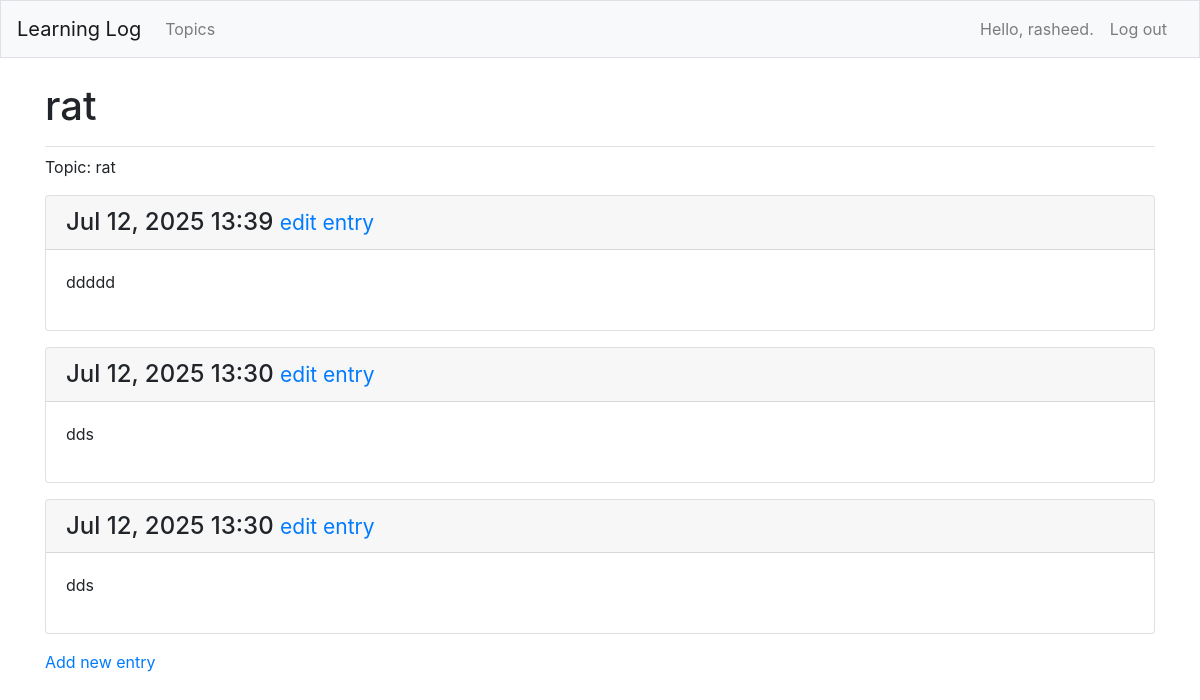
Screenshot of /topics/5/ (signed in) with the database file from the repository.
### learning_logs/models.py (models this page shows, shortened)
class Topic(models.Model):
    text = models.CharField(max_length=200)
    date_added = models.DateTimeField(auto_now_add=True)
    owner = models.ForeignKey(User, on_delete=models.CASCADE)
    def __str__(self):
        return self.text

class Entry(models.Model):
    topic = models.ForeignKey(Topic, on_delete=models.CASCADE)
    text = models.TextField()
    date_added = models.DateTimeField(auto_now_add=True)
    class Meta:
        verbose_name_plural = "entries"

### learning_logs/views.py (the view)
# urls.py: path('topics/<int:topic_id>/', views.topic, name='topic'),
@login_required
def topic(request, topic_id):
    topic = Topic.objects.get(id=topic_id)
    if topic.owner != request.user:
        raise Http404
    entries = Entry.objects.filter(topic=topic).order_by('-date_added')
    context = {'topic': topic, 'entries': entries}
    return render(request, 'learning_logs/topic.html', context)

### learning_logs/templates/learning_logs/topic.html
{% extends "learning_logs/base.html" %}
{% block page_header %}
  <h1>{{ topic }}</h1>
{% endblock page_header %}
{% block content %}
  <p>Topic: {{ topic }} </p>
     {% for entry in entries %}
     <div class="card mb-3">
       <h4 class="card-header">
        {{ entry.date_added|date:'M d, Y H:i' }}
         <small><a href="{% url 'learning_logs:edit_entry' entry.id %}">
          edit entry</a></small>
      </h4>
       <div class="card-body">{{ entry.text|linebreaks }}</div>
    </div>
     {% empty %}
      <p> There are no entries for this topic yet.</p>
     {% endfor %}
  <p>
   <a href="{% url 'learning_logs:new_entry' topic.id %}">Add new entry</a>
 </p>
{% endblock content %}

### learning_logs/templates/learning_logs/base.html (shortened to what this page needs)
{% load bootstrap4 %}
<!doctype html>
<html lang="en">
    <head>
        {% bootstrap_css %}
    </head>
    <body>
        <nav class="navbar navbar-expand-md navbar-light bg-light mb-4 border">
        <a class="navbar-brand" href="{% url 'learning_logs:index'%}">Learning Log</a>
        <div class="collapse navbar-collapse" id="navbarCollapse">
            <ul class="navbar-nav mr-auto">
                <li class="nav-item">
                <a class="nav-link" href="{% url 'learning_logs:topics'%}">Topics</a></li>
            </ul>
            <ul class="navbar-nav ml-auto">
                {% if user.is_authenticated %}
                <li class="nav-item">
                    <span class="navbar-text">Hello, {{ user.username }}.</span>
                </li>
                <li class="nav-item">
                    <form method="post" action="{% url 'users:logout' %}" style="display: inline;">
                        <button type="submit" class="nav-link btn btn-link" style="border: none; background: none; padding: 0.5rem 1rem;">Log out</button>
                    </form>
                </li>
                {% else %}
                  <li class="nav-item">
                    <a class="nav-link" href="{% url 'users:register' %}">Register</a>
                  </li>
                  <li class="nav-item">
                    <a class="nav-link" href="{% url 'users:login' %}">Log in</a></li>
                {% endif %}
              </ul>
        </div>
        </nav>
        <main role="main" class="container">
            <div class="pb-2 mb-2 border-bottom">
                {% block page_header %}{% endblock page_header %}
            </div>
            <div>
                {% block content %}{% endblock content %}
            </div>
        </main>
    </body>
</html>

### rows the page displays
Topic: text "rat"
Entry: date_added "Jul 12, 2025 13:39", text "ddddd"
Entry: date_added "Jul 12, 2025 13:30", text "dds"
Entry: date_added "Jul 12, 2025 13:30", text "dds"

### other values shown
{{ user.username }} "rasheed"
